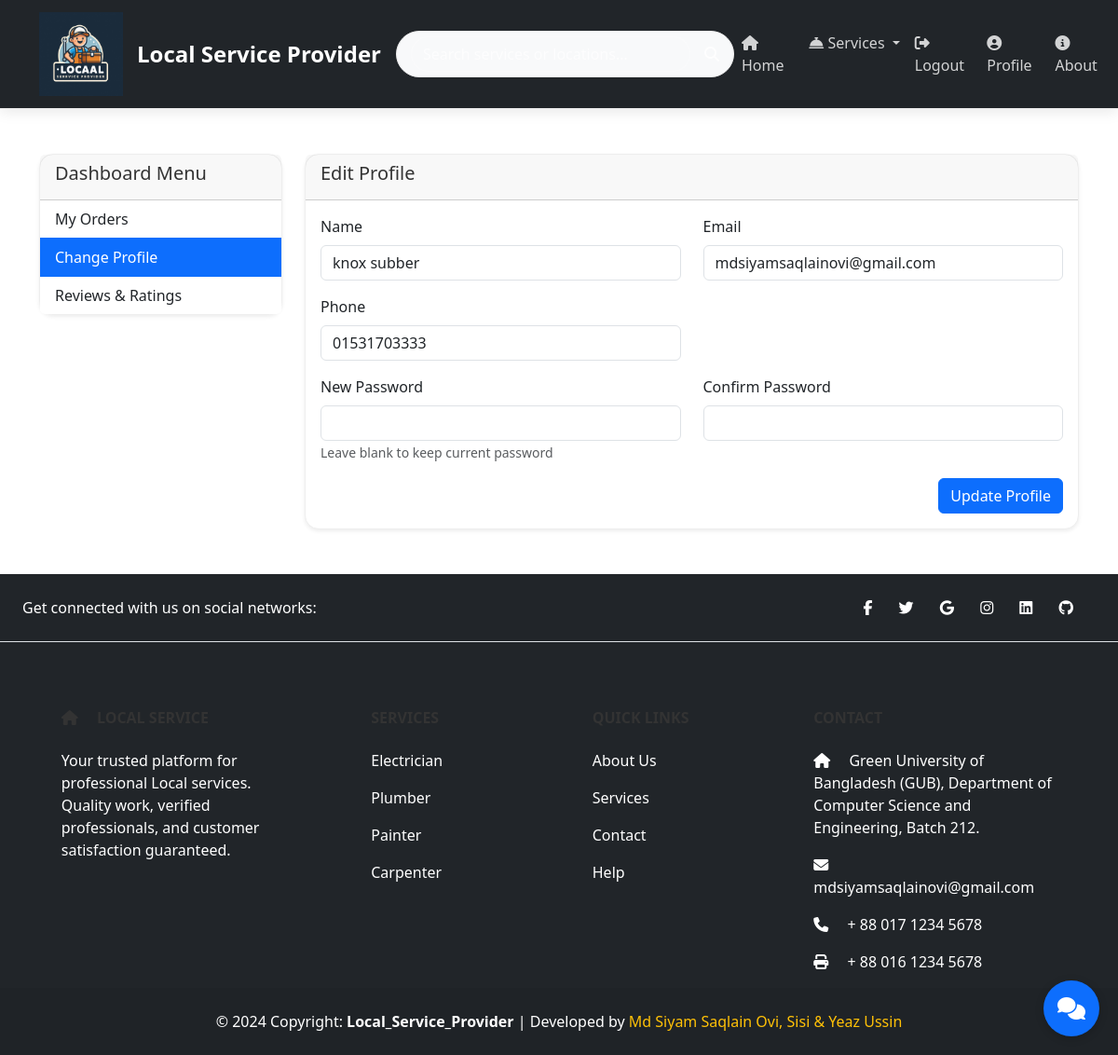
The page /edit_profile.php (signed in) on the database its author committed.
### tables this page shows
CREATE TABLE `users` (
  `name` varchar(190) NOT NULL,
  `phone` varchar(190) NOT NULL,
  `email` varchar(190) NOT NULL,
  `password` varchar(190) NOT NULL,
  `verify_token` varchar(190) NOT NULL,
  `verify_status` tinyint NOT NULL DEFAULT '0' COMMENT '0=no, 1=yes',
  `id` int NOT NULL,
  `created_at` timestamp NOT NULL DEFAULT CURRENT_TIMESTAMP,
  `reset_token` varchar(64) DEFAULT NULL
);

### edit_profile.php (the view, shortened to what this page needs)
<?php
include('dbcon.php');
$user_email = $_SESSION['auth_user']['email'];
$user_query = "SELECT * FROM users WHERE email = '$user_email'";
$user_result = mysqli_query($con, $user_query);
$user = mysqli_fetch_assoc($user_result);
include('includes/header.php');
include('includes/navbar.php');
?>
<div class="container py-5">
    <div class="row">
        <div class="col-md-3">
            <div class="card shadow-sm">
                <div class="card-header">
                    <h5>Dashboard Menu</h5>
                </div>
                <div class="list-group list-group-flush">
                    <a href="dashboard.php" class="list-group-item list-group-item-action">
                        My Orders
                    </a>
                    <a href="edit_profile.php" class="list-group-item list-group-item-action active">
                        Change Profile
                    </a>
                    <a href="reviews.php" class="list-group-item list-group-item-action">
                        Reviews & Ratings
                    </a>
                </div>
            </div>
        </div>
        <div class="col-md-9">
            <div class="card shadow-sm">
                <div class="card-header">
                    <h5>Edit Profile</h5>
                </div>
                <div class="card-body">
                    <form action="code.php" method="POST">
                        <div class="row mb-3">
                            <div class="col-md-6">
                                <label class="form-label">Name</label>
                                <input type="text" name="name" class="form-control"
                                       value="<?= htmlspecialchars($user['name']) ?>" required>
                            </div>
                            <div class="col-md-6">
                                <label class="form-label">Email</label>
                                <input type="email" class="form-control"
                                       value="<?= htmlspecialchars($user['email']) ?>" readonly>
                            </div>
                        </div>
                        <div class="row mb-3">
                            <div class="col-md-6">
                                <label class="form-label">Phone</label>
                                <input type="text" name="phone" class="form-control"
                                       value="<?= htmlspecialchars($user['phone'] ?? '') ?>">
                            </div>
                        </div>
                        <div class="row mb-3">
                            <div class="col-md-6">
                                <label class="form-label">New Password</label>
                                <input type="password" name="new_password" class="form-control">
                                <small class="text-muted">Leave blank to keep current password</small>
                            </div>
                            <div class="col-md-6">
                                <label class="form-label">Confirm Password</label>
                                <input type="password" name="confirm_password" class="form-control">
                            </div>
                        </div>
                        <div class="d-grid gap-2 d-md-flex justify-content-md-end">
                            <button type="submit" name="update_profile" class="btn btn-primary">
                                Update Profile
                            </button>
                        </div>
                    </form>
                </div>
            </div>
        </div>
    </div>
</div>
<?php
include('includes/footer.php');
?>

### includes/header.php (style rules this page uses)
body { background: #ffffff; margin: 0; padding: 0; color: #333; }
.card { background: #fff; border: 1px solid #eee; border-radius: 15px; box-shadow: 0 2px 10px rgba(0, 0, 0, 0.05); transition: transform 0.3s ease; }
h1, h2, h3, h4, h5, h6 { color: #333; }
a { color: #0d6efd; text-decoration: none; }

### rows shown on the page
users: name "knox subber", email "mdsiyamsaqlainovi@gmail.com", phone "01531703333"
